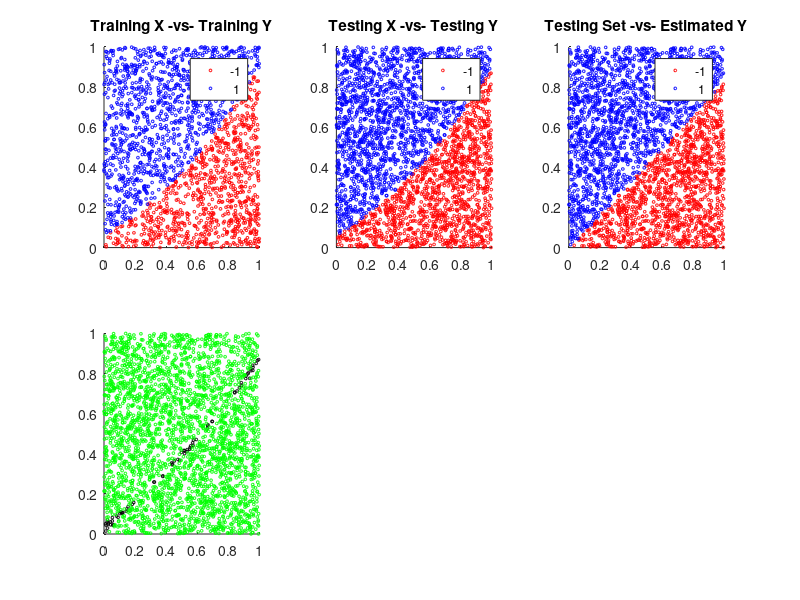

The MATLAB script that drew this image: (Note: this script raises an error after producing the figure.)
% Script implementing Logistic Regression
% No regularization; using simple GD.
% Source: Learning from Data, EdX course, Mostafa.

% Initialization
d = 2; % dimension of space
N_train = 2000; % number of training points           
N_test = 3000;
maxIter = 10000;
precision = 10^(-5); % stopping condition for change in norm(w0-w1)
nu = 1; % learning rate
threshold = 0.5; % Threshold used to estimate the class based on the estimated probabilities
sigmoid = @(x) 1./(1+exp(-x)); % Sigmoid function

% Creating target function, a binary function on the plane, with a polynomial boundary
a1 = 4*rand()-1;
a2 = 2*rand()-1;
a3 = (1/3)+(1/3)*rand();

% Generating points
X_train = rand(N_train,d); % training points
Y_train = 2*(a1*(X_train(:,1)-0.5).^2+a2*(X_train(:,1)-0.5)+a3 < X_train(:,2))-1; % training labels: +1 or -1

% Learning phase
X_e = [ones(N_train,1), X_train]; % adding bias term
w0 = zeros(d+1,1);  % starting search of optimal weights for hypothesis
iter = 0;           
wChange = precision+1;  % measures current change in weights 
InErrors = zeros(maxIter,1); % in-sample errors per iteration
while iter < maxIter && wChange > precision  % iterates while wChange is large and iterations are few
    iter = iter+1;
    InErrors(iter) = -mean(log(sigmoid(Y_train.*(X_e*w0)))); % In-sample error ('cross-entropy error'). Slide 16/24, slides09 Mostafa.pdf
    grad = -mean(repmat(sigmoid(-Y_train.*(X_e*w0)).*Y_train,1,d+1).*X_e)'; % Slide 23/24, slides09 Mostafa.pdf
    w1 = w0 - nu*grad; % update weights
    wChange = norm(w0-w1); % measure change in weights
    w0 = w1; % ready for next iteration
end
InErrors = InErrors(1:iter); % Relevant errors in case iter < maxIter

% Generating test points
X_test = rand(N_test,d); % testing points
X_e = [ones(N_test,1), X_test]; % adding bias term
Y_test = 2*(a1*(X_test(:,1)-0.5).^2+a2*(X_test(:,1)-0.5)+a3 < X_test(:,2))-1; % Testing labels: +1 or -1

% Estimation
Y_guess = 2*(sigmoid(X_e*w0)>threshold)-1; % sigmoid(X_e*w0)=P[y=1|x]. For the class estimation we use a threshold 

% Results
accuracy = mean(Y_test==Y_guess);
disp(accuracy);
OutError = -mean(log(sigmoid(Y_test.*(X_e*w0)))); % Out of sample error
disp(OutError);
disp(InErrors(end));

% PLOTS
figure                                                       
subplot(2,3,1);                                                           
gscatter(X_train(:,1),X_train(:,2),Y_train,'rb','oo',2);      
title('Training X -vs- Training Y');                                       

subplot(2,3,2);
gscatter(X_test(:,1),X_test(:,2),Y_test,'rb','oo',2);      
title('Testing X -vs- Testing Y');                    

subplot(2,3,3);                                              
gscatter(X_test(:,1),X_test(:,2),Y_guess,'rb','oo',2);        
title('Testing Set -vs- Estimated Y');                    

subplot(2,3,4);                                              
gscatter(X_test(:,1),X_test(:,2),Y_guess==Y_test,'kg','oo',2);         
title('Testing Set -vs- Correctness');  

subplot(2,3,5);                                              
plot(InErrors);
title('In-sample Errors');  